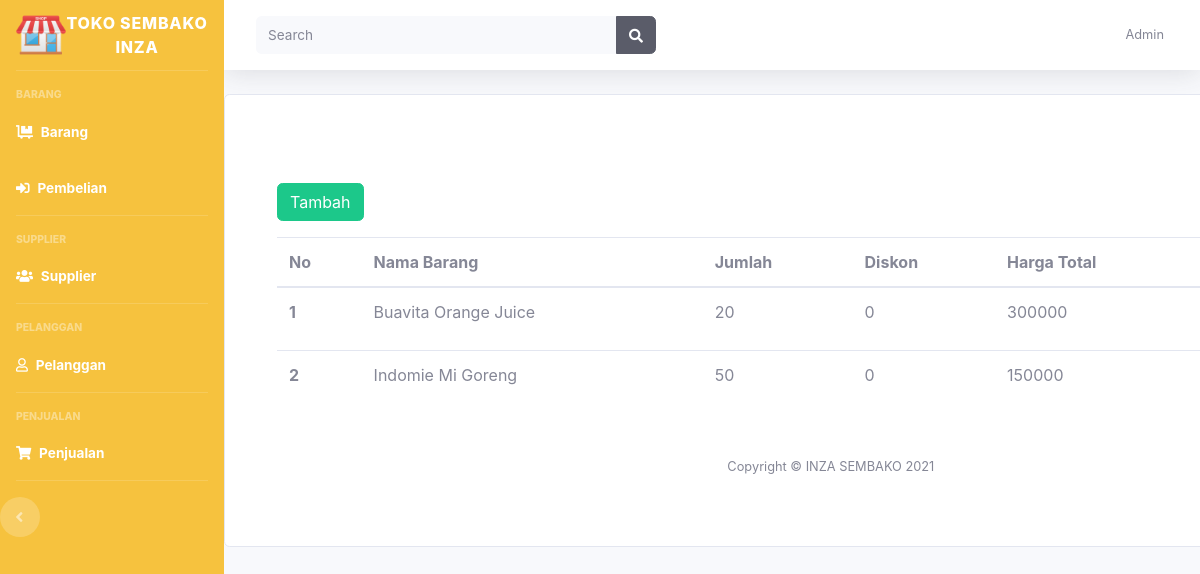
The app's page /penjualan/detail/1627737173 with its own data.
### tables this page shows
CREATE TABLE `penjualan_detail` (
  `penjualan_detail_id` int(11) NOT NULL,
  `penjualan_id` int(11) NOT NULL,
  `barang_id` int(11) NOT NULL,
  `harga_total` int(20) NOT NULL,
  `jumlah` int(11) NOT NULL,
  `diskon` int(11) NOT NULL
);

CREATE TABLE `barang` (
  `barang_id` int(11) NOT NULL,
  `nama_barang` varchar(1000) NOT NULL,
  `harga_barang` int(15) NOT NULL,
  `stok` int(11) NOT NULL,
  `keterangan` text NOT NULL
);

### application/controllers/penjualan.php (called while the page is built, shortened)
<?php
class Penjualan extends CI_Controller
{
    public function __construct()
    {
        $this->load->model('PenjualanModel');
        $this->load->model('PelangganModel');
    }
    public function detail($penjualan_id)
    {
        $data['title'] = "Detail penjualan";
        $data['penjualan'] = $this->db->get_where('penjualan', ['penjualan_id' => $penjualan_id])->row_array();
        $data['penjualandetail'] = $this->PenjualanModel->get_detail_penjualan($penjualan_id);
        $this->load->view('templates/header', $data);
        $this->load->view('penjualan/detail', $data);
        $this->load->view('templates/footer');
    }
}

### index.php (called while the page is built, shortened)
<?php
require_once BASEPATH.'core/CodeIgniter.php';

### application/models/PenjualanModel.php (called while the page is built, shortened)
<?php
class PenjualanModel extends CI_Model
{
    public function get_detail_penjualan($penjualan_id)
    {
        $query = "SELECT * FROM penjualan_detail pd, penjualan pn, barang b, pelanggan pe WHERE pn.
        pelanggan_id = pe.pelanggan_id AND pd.penjualan_id = pn.penjualan_id AND pd.barang_id = b.
        barang_id AND pn.penjualan_id = $penjualan_id";
        return $this->db->query($query)->result_array();
    }
}

### application/views/penjualan/detail.php (the view, shortened to what this page needs)
<!DOCTYPE html>
<html lang="en">
<head>
    <link href="<?= base_url('assets/utama/') ?>vendor/fontawesome-free/css/all.min.css" rel="stylesheet" type="text/css">
    <link href="<?= base_url('assets/utama/') ?>css/sb-admin-2.min.css" rel="stylesheet">
</head>
<body id="page-top">
    <div id="wrapper">
        <ul class="navbar-nav bg-warning sidebar sidebar-dark accordion" id="accordionSidebar">
            <a class="sidebar-brand d-flex align-items-center justify-content-center" href="index.html">
                <div class="sidebar-brand-icon rotate-n-0">
                    <img src="<?= base_url(); ?>assets/img/toko.png" height="50" width="50">
                </div>
                <div class="sidebar-brand-text mx-0">TOKO SEMBAKO INZA</div>
            </a>
            <div class="m-t-5">
                <hr class="sidebar-divider">
                <div class="sidebar-heading">
                    BARANG
                </div>
                <li class="nav-item active">
                    <a class="nav-link" href="<?= base_url('barang/') ?>">
                        <i class="fas fa-dolly-flatbed"></i>
                        <span>Barang</span></a>
                <li class="nav-item active">
                    <a class="nav-link" href="<?= base_url('pembelian/') ?>">
                        <i class="fas fa-sign-in-alt"></i>
                        <span>Pembelian</span></a>
                    <hr class="sidebar-divider">
                    <div class="sidebar-heading">
                        SUPPLIER
                    </div>
                <li class="nav-item active">
                    <a class="nav-link" href="<?= base_url(); ?>supplier/">
                        <i class="fas fa-users"></i>
                        <span>Supplier</span></a>
                </li>
                <hr class="sidebar-divider">
                <div class="sidebar-heading">
                    PELANGGAN
                </div>
                </li>
                <li class="nav-item active">
                    <a class="nav-link" href="<?= base_url(); ?>pelanggan/">
                        <i class="far fa-user"></i>
                        <span>Pelanggan</span></a>
                </li>
                <hr class="sidebar-divider">
                <div class="sidebar-heading">
                    PENJUALAN
                </div>
                <li class="nav-item active">
                    <a class="nav-link" href="<?= base_url(); ?>penjualan/">
                        <i class="fas fa-shopping-cart"></i>
                        <span>Penjualan</span></a>
                </li>
                <hr class="sidebar-divider d-none d-md-block">
                <div class="text-center d-none d-md-inline">
                    <button class="rounded-circle border-0" id="sidebarToggle"></button>
                </div>
        </ul>
        <div id="content-wrapper" class="d-flex flex-column">
            <div id="content">
                <nav class="navbar navbar-expand navbar-light bg-white topbar mb-4 static-top shadow">
                    <form class="d-none d-sm-inline-block form-inline mr-auto ml-md-3 my-md-0 mw-100 navbar-search">
                        <div class="input-group">
                            <input type="text" class="form-control bg-light border-0 small" placeholder="Search" aria-label="Search">
                            <div class="input-group-append">
                                <button class="btn btn-dark" type="button">
                                    <i class="fas fa-search fa-sm"></i>
                                </button>
                            </div>
                        </div>
                    </form>
                    <ul class="navbar-nav ml-auto">
                        <li class="nav-item dropdown no-arrow">
                            <a class="nav-link dropdown-toggle" href="#" id="userDropdown" role="button" data-toggle="dropdown" aria-haspopup="true" aria-expanded="false">
                                <span class="mr-2 d-none d-lg-inline text-gray-600 small">Admin</span>
                            </a>
                        </li>
                    </ul>
                </nav>
                <div class="card" style="width: 90rem; padding: 20px 20px 20px 20px; margin:auto;">
                    <div class="card-body">
                        <div class="col-md-10 mt-3">
                            <div class="row mt-5">
                                <div class="col-5">
                                    <a href="<?= base_url('penjualandetail/proses/' . $penjualan['penjualan_id']) ?>" type="button" class="btn btn-success">
                                        Tambah
                                    </a>
                                </div>
                            </div>
                            <table class="table mt-3">
                                <thead>
                                    <tr>
                                        <th scope="col">No</th>
                                        <th scope="col">Nama Barang</th>
                                        <th scope="col">Jumlah</th>
                                        <th scope="col">Diskon</th>
                                        <th scope="col">Harga Total</th>
                                    </tr>
                                </thead>
                                <tbody>
                                    <?php
                                    foreach ($penjualandetail as $no => $p) {
                                    ?>
                                        <tr>
                                            <th scope="row"><?= $no + 1 ?></th>
                                            <td><?= $p['nama_barang']; ?></td>
                                            <td><?= $p['jumlah']; ?></td>
                                            <td><?= $p['diskon']; ?></td>
                                            <td><?= $p['harga_total']; ?></td>
                                        </tr>
                                    <?php
                                    }
                                    ?>
                                </tbody>
                            </table>

### records on screen
penjualan_detail: barang.nama_barang "Buavita Orange Juice", jumlah "20", diskon "0", harga_total "300000"
penjualan_detail: barang.nama_barang "Indomie Mi Goreng", jumlah "50", diskon "0", harga_total "150000"
